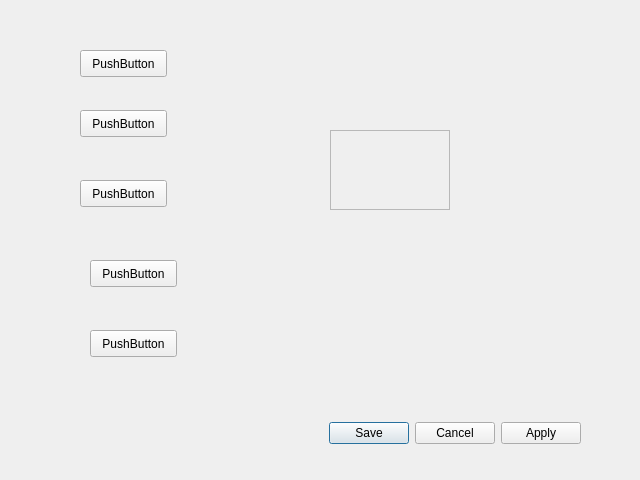
<?xml version="1.0" encoding="UTF-8"?>
<ui version="4.0">
 <class>Form</class>
 <widget class="QWidget" name="Form">
  <property name="geometry">
   <rect>
    <x>0</x>
    <y>0</y>
    <width>640</width>
    <height>480</height>
   </rect>
  </property>
  <property name="windowTitle">
   <string>Form</string>
  </property>
  <widget class="QPushButton" name="pushButton">
   <property name="geometry">
    <rect>
     <x>80</x>
     <y>50</y>
     <width>87</width>
     <height>27</height>
    </rect>
   </property>
   <property name="text">
    <string>PushButton</string>
   </property>
  </widget>
  <widget class="QPushButton" name="pushButton_2">
   <property name="geometry">
    <rect>
     <x>80</x>
     <y>110</y>
     <width>87</width>
     <height>27</height>
    </rect>
   </property>
   <property name="text">
    <string>PushButton</string>
   </property>
  </widget>
  <widget class="QPushButton" name="pushButton_3">
   <property name="geometry">
    <rect>
     <x>80</x>
     <y>180</y>
     <width>87</width>
     <height>27</height>
    </rect>
   </property>
   <property name="text">
    <string>PushButton</string>
   </property>
  </widget>
  <widget class="QPushButton" name="pushButton_4">
   <property name="geometry">
    <rect>
     <x>90</x>
     <y>260</y>
     <width>87</width>
     <height>27</height>
    </rect>
   </property>
   <property name="text">
    <string>PushButton</string>
   </property>
  </widget>
  <widget class="QPushButton" name="pushButton_5">
   <property name="geometry">
    <rect>
     <x>90</x>
     <y>330</y>
     <width>87</width>
     <height>27</height>
    </rect>
   </property>
   <property name="text">
    <string>PushButton</string>
   </property>
  </widget>
  <widget class="QDialogButtonBox" name="buttonBox">
   <property name="geometry">
    <rect>
     <x>310</x>
     <y>420</y>
     <width>271</width>
     <height>27</height>
    </rect>
   </property>
   <property name="standardButtons">
    <set>QDialogButtonBox::Apply|QDialogButtonBox::Cancel|QDialogButtonBox::Save</set>
   </property>
  </widget>
  <widget class="QWidget" name="widget" native="true">
   <property name="geometry">
    <rect>
     <x>310</x>
     <y>310</y>
     <width>120</width>
     <height>80</height>
    </rect>
   </property>
  </widget>
  <widget class="QFrame" name="frame">
   <property name="geometry">
    <rect>
     <x>330</x>
     <y>130</y>
     <width>120</width>
     <height>80</height>
    </rect>
   </property>
   <property name="frameShape">
    <enum>QFrame::StyledPanel</enum>
   </property>
   <property name="frameShadow">
    <enum>QFrame::Raised</enum>
   </property>
  </widget>
 </widget>
 <resources/>
 <connections/>
</ui>
